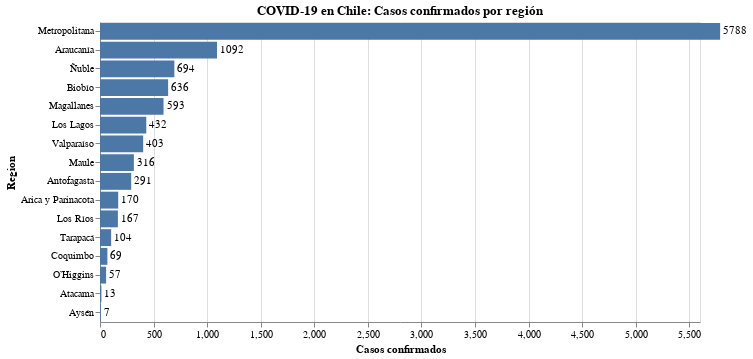

Notebook code cell kept with this figure:
### Code cell
#hide_input
bars = alt.Chart(data_raw).mark_bar().encode(
    x = alt.X(today, scale=alt.Scale(domain=(0, 5600)), axis=alt.Axis(title='Casos confirmados')),
    y = alt.Y('Region:N', sort='-x')
).properties(
    title='COVID-19 en Chile: Casos confirmados por región'
)

text = bars.mark_text(
    align='left',
    baseline='middle',
    dx=3  # Nudges text to right so it doesn't appear on top of the bar
).encode(
    text=today
)

bars.configure_title(
    fontSize=20,
    font='Courier',
    anchor='start',
    color='gray'
)

(bars + text).properties(width=600, height=300)

### Figure 1 — Vega-Lite specification as saved in the notebook (floating-point values rounded to 4 significant figures)
{"config": {"view": {"continuousWidth": 400, "continuousHeight": 300}}, "layer": [{"mark": "bar", "encoding": {"x": {"type": "quantitative", "axis": {"title": "Casos confirmados"}, "field": "2020-04-21", "scale": {"domain": [0, 5600]}}, "y": {"type": "nominal", "field": "Region", "sort": "-x"}}, "title": "COVID-19 en Chile: Casos confirmados por región"}, {"mark": {"type": "text", "align": "left", "baseline": "middle", "dx": 3}, "encoding": {"text": {"type": "quantitative", "field": "2020-04-21"}, "x": {"type": "quantitative", "axis": {"title": "Casos confirmados"}, "field": "2020-04-21", "scale": {"domain": [0, 5600]}}, "y": {"type": "nominal", "field": "Region", "sort": "-x"}}, "title": "COVID-19 en Chile: Casos confirmados por región"}], "data": {"name": "data-51dda447301f47f3438ed7ae880ecbd2"}, "height": 300, "width": 600, "$schema": "https://vega.github.io/schema/vega-lite/v4.8.1.json", "datasets": {"data-51dda447301f47f3438ed7ae880ecbd2": [{"Region": "Arica y Parinacota", "2020-04-21": 170}, {"Region": "Tarapacá", "2020-04-21": 104}, {"Region": "Antofagasta", "2020-04-21": 291}, {"Region": "Atacama", "2020-04-21": 13}, {"Region": "Coquimbo", "2020-04-21": 69}, {"Region": "Valparaíso", "2020-04-21": 403}, {"Region": "Metropolitana", "2020-04-21": 5788}, {"Region": "O’Higgins", "2020-04-21": 57}, {"Region": "Maule", "2020-04-21": 316}, {"Region": "Ñuble", "2020-04-21": 694}, {"Region": "Biobío", "2020-04-21": 636}, {"Region": "Araucanía", "2020-04-21": 1092}, {"Region": "Los Ríos", "2020-04-21": 167}, {"Region": "Los Lagos", "2020-04-21": 432}, {"Region": "Aysén", "2020-04-21": 7}, {"Region": "Magallanes", "2020-04-21": 593}]}}
